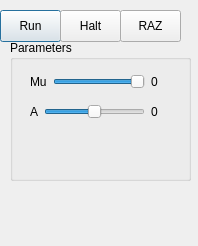
<?xml version="1.0" encoding="UTF-8"?>
<ui version="4.0">
 <class>Dialog</class>
 <widget class="QDialog" name="Dialog">
  <property name="geometry">
   <rect>
    <x>0</x>
    <y>0</y>
    <width>198</width>
    <height>246</height>
   </rect>
  </property>
  <property name="windowTitle">
   <string>Steering</string>
  </property>
  <widget class="QGroupBox" name="groupBox">
   <property name="geometry">
    <rect>
     <x>10</x>
     <y>40</y>
     <width>181</width>
     <height>141</height>
    </rect>
   </property>
   <property name="title">
    <string>Parameters</string>
   </property>
   <widget class="QWidget" name="layoutWidget">
    <property name="geometry">
     <rect>
      <x>20</x>
      <y>60</y>
      <width>128</width>
      <height>24</height>
     </rect>
    </property>
    <layout class="QHBoxLayout" name="horizontalLayout_2">
     <item>
      <widget class="QLabel" name="MUTEXT_3">
       <property name="text">
        <string>A</string>
       </property>
      </widget>
     </item>
     <item>
      <widget class="QSlider" name="A">
       <property name="maximum">
        <number>100</number>
       </property>
       <property name="value">
        <number>50</number>
       </property>
       <property name="orientation">
        <enum>Qt::Horizontal</enum>
       </property>
      </widget>
     </item>
     <item>
      <widget class="QLabel" name="ATEXT">
       <property name="text">
        <string>0</string>
       </property>
      </widget>
     </item>
    </layout>
   </widget>
   <widget class="QWidget" name="">
    <property name="geometry">
     <rect>
      <x>20</x>
      <y>30</y>
      <width>128</width>
      <height>24</height>
     </rect>
    </property>
    <layout class="QHBoxLayout" name="horizontalLayout">
     <item>
      <widget class="QLabel" name="MUTEXT_2">
       <property name="text">
        <string>Mu</string>
       </property>
      </widget>
     </item>
     <item>
      <widget class="QSlider" name="MU">
       <property name="maximum">
        <number>100</number>
       </property>
       <property name="value">
        <number>100</number>
       </property>
       <property name="orientation">
        <enum>Qt::Horizontal</enum>
       </property>
      </widget>
     </item>
     <item>
      <widget class="QLabel" name="MUTEXT">
       <property name="text">
        <string>0</string>
       </property>
      </widget>
     </item>
    </layout>
   </widget>
  </widget>
  <widget class="QPushButton" name="RUN">
   <property name="geometry">
    <rect>
     <x>0</x>
     <y>10</y>
     <width>61</width>
     <height>32</height>
    </rect>
   </property>
   <property name="text">
    <string>Run</string>
   </property>
  </widget>
  <widget class="QPushButton" name="HALT">
   <property name="geometry">
    <rect>
     <x>60</x>
     <y>10</y>
     <width>61</width>
     <height>32</height>
    </rect>
   </property>
   <property name="text">
    <string>Halt</string>
   </property>
  </widget>
  <widget class="QPushButton" name="RAZ">
   <property name="geometry">
    <rect>
     <x>120</x>
     <y>10</y>
     <width>61</width>
     <height>32</height>
    </rect>
   </property>
   <property name="text">
    <string>RAZ</string>
   </property>
  </widget>
 </widget>
 <resources/>
 <connections/>
</ui>
